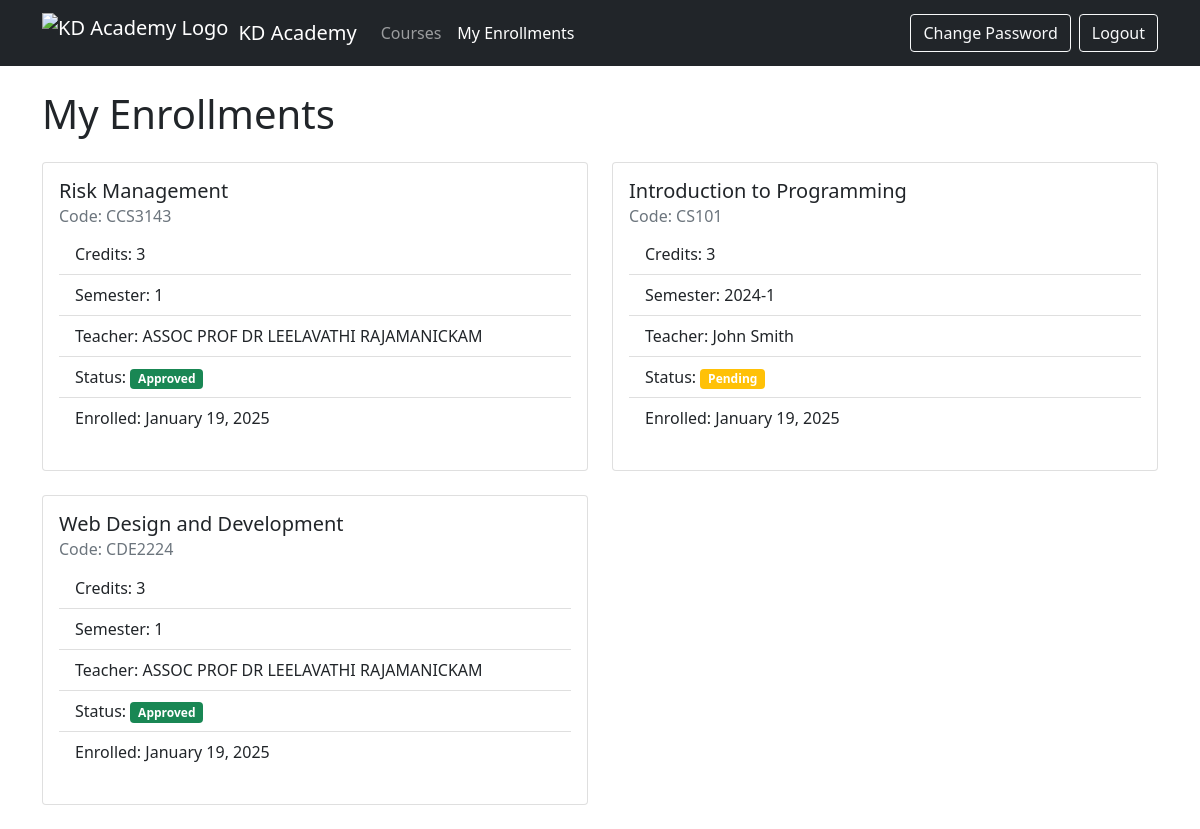
The app's page /enrollment.php (signed in) with its own data.
### tables this page shows
CREATE TABLE `enrollments` (
  `id` int(11) NOT NULL,
  `student_id` int(11) DEFAULT NULL,
  `course_id` int(11) DEFAULT NULL,
  `enrollment_date` timestamp NOT NULL DEFAULT current_timestamp(),
  `status` enum('pending','approved','rejected') DEFAULT 'pending'
);

CREATE TABLE `courses` (
  `id` int(11) NOT NULL,
  `course_code` varchar(20) NOT NULL,
  `course_name` varchar(100) NOT NULL,
  `description` text DEFAULT NULL,
  `credits` int(11) NOT NULL,
  `semester` varchar(20) NOT NULL,
  `max_students` int(11) NOT NULL,
  `teacher_id` int(11) DEFAULT NULL
);

CREATE TABLE `users` (
  `id` int(11) NOT NULL,
  `username` varchar(50) NOT NULL,
  `password` varchar(255) NOT NULL,
  `email` varchar(100) NOT NULL,
  `full_name` varchar(100) NOT NULL,
  `role` enum('student','teacher','admin') NOT NULL,
  `created_at` timestamp NOT NULL DEFAULT current_timestamp()
);

### enrollment.php (the view, shortened to what this page needs)
<?php
require_once 'config.php';
try {
    $stmt = $conn->prepare("
        SELECT e.*, c.course_name, c.course_code, c.credits, c.semester, u.full_name as teacher_name
        FROM enrollments e
        JOIN courses c ON e.course_id = c.id
        LEFT JOIN users u ON c.teacher_id = u.id
        WHERE e.student_id = ?
        ORDER BY e.enrollment_date DESC
    ");
    $stmt->execute([$_SESSION['user_id']]);
    $enrollments = $stmt->fetchAll();
} catch(PDOException $e) {
    $error = "Error: " . $e->getMessage();
}
?>
<!DOCTYPE html>
<html lang="en">
<head>
    <link href="https://cdn.jsdelivr.net/npm/bootstrap@5.1.3/dist/css/bootstrap.min.css" rel="stylesheet">
</head>
<body>
    <nav class="navbar navbar-expand-lg navbar-dark bg-dark">
        <div class="container">
            <a class="navbar-brand d-flex align-items-center" href="index.php">
                <img src="images/logo.png" alt="KD Academy Logo">
                KD Academy
            </a>
            <div class="collapse navbar-collapse">
                <ul class="navbar-nav me-auto">
                    <li class="nav-item">
                        <a class="nav-link" href="courses.php">Courses</a>
                    </li>
                    <li class="nav-item">
                        <a class="nav-link active" href="enrollment.php">My Enrollments</a>
                    </li>
                </ul>
                <div class="d-flex">
                    <a href="change_password.php" class="btn btn-outline-light me-2">Change Password</a>
                    <a href="logout.php" class="btn btn-outline-light">Logout</a>
                </div>
            </div>
        </div>
    </nav>
    <div class="container mt-4">
        <h1>My Enrollments</h1>
        <div class="row mt-4">
            <?php foreach ($enrollments as $enrollment): ?>
                <div class="col-md-6 mb-4">
                    <div class="card">
                        <div class="card-body">
                            <h5 class="card-title"><?php echo htmlspecialchars($enrollment['course_name']); ?></h5>
                            <h6 class="card-subtitle mb-2 text-muted">Code: <?php echo htmlspecialchars($enrollment['course_code']); ?></h6>
                            <ul class="list-group list-group-flush mb-3">
                                <li class="list-group-item">Credits: <?php echo $enrollment['credits']; ?></li>
                                <li class="list-group-item">Semester: <?php echo htmlspecialchars($enrollment['semester']); ?></li>
                                <li class="list-group-item">Teacher: <?php echo htmlspecialchars($enrollment['teacher_name']); ?></li>
                                <li class="list-group-item">
                                    Status:
                                    <span class="badge <?php
                                        echo match($enrollment['status']) {
                                            'approved' => 'bg-success',
                                            'rejected' => 'bg-danger',
                                            default => 'bg-warning'
                                        };
                                    ?>">
                                        <?php echo ucfirst($enrollment['status']); ?>
                                    </span>
                                </li>
                                <li class="list-group-item">Enrolled: <?php echo date('F j, Y', strtotime($enrollment['enrollment_date'])); ?></li>
                            </ul>
                        </div>
                    </div>
                </div>
            <?php endforeach; ?>
        </div>
    </div>
</body>
</html>

### enrollment.php (style rules this page uses)
.navbar-brand img { height: 40px; margin-right: 10px; }

### records on screen
enrollments: course.course_name "Risk Management", course.course_code "CCS3143", course.credits "3", course.semester "1", users.full_name "ASSOC PROF DR LEELAVATHI RAJAMANICKAM", status "Approved", enrollment_date "January 19, 2025"
enrollments: course.course_name "Introduction to Programming", course.course_code "CS101", course.credits "3", course.semester "2024-1", users.full_name "John Smith", status "Pending", enrollment_date "January 19, 2025"
enrollments: course.course_name "Web Design and Development", course.course_code "CDE2224", course.credits "3", course.semester "1", users.full_name "ASSOC PROF DR LEELAVATHI RAJAMANICKAM", status "Approved", enrollment_date "January 19, 2025"
